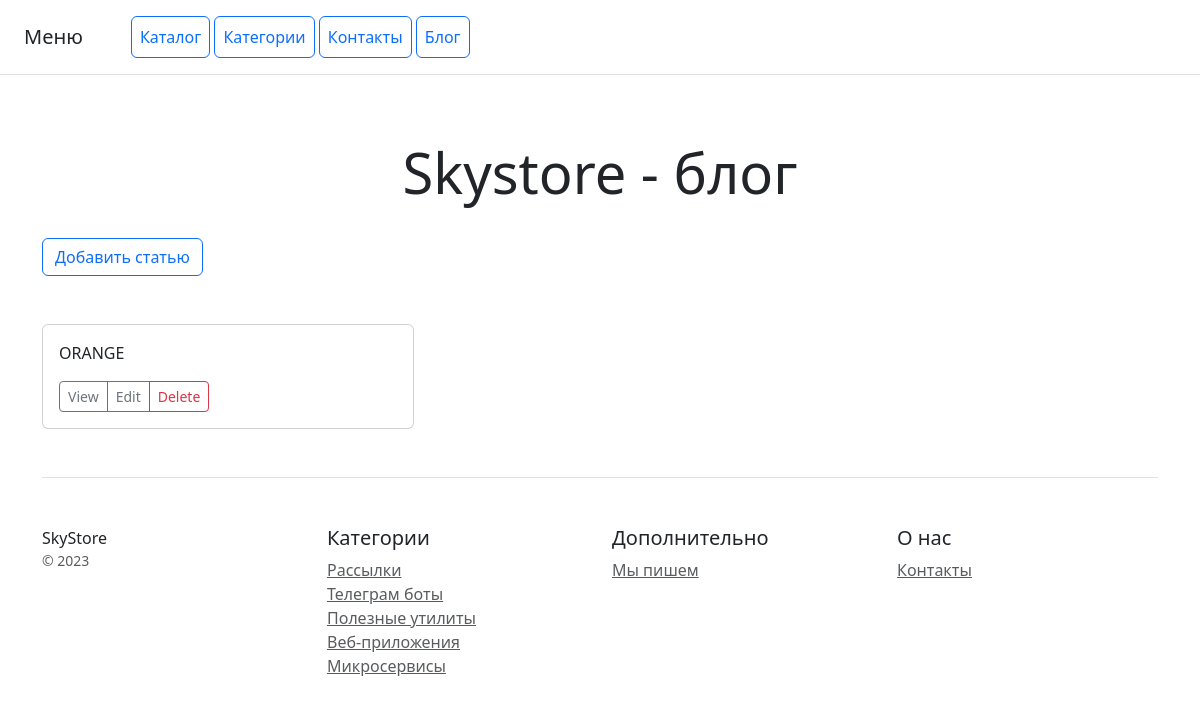
/blog/, run on an earlier commit of the app's database.
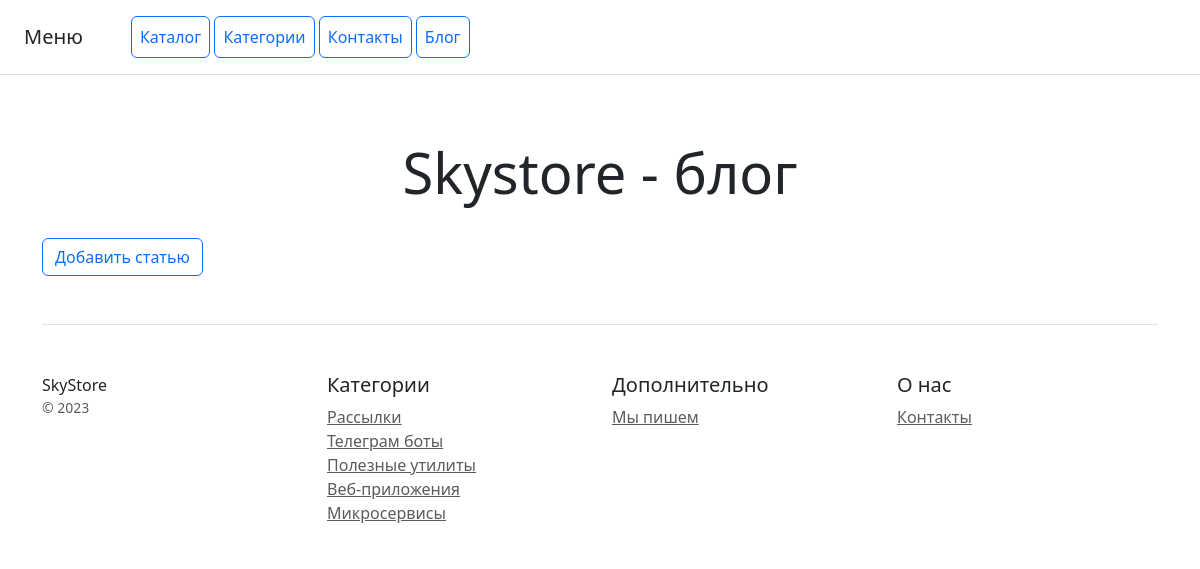
And on a later commit of the database.
### blog/models.py (models this page shows, shortened)
class Blog(models.Model):
    DoesNotExist = None
    object = None
    title = models.CharField(max_length=150, verbose_name='название')
    slug = models.CharField(max_length=150, verbose_name='slug', **NULLABLE)
    description = models.TextField(verbose_name='содержание')
    preview = models.ImageField(upload_to='blog/', verbose_name='изображение', **NULLABLE)
    creation_date = models.DateTimeField(verbose_name='дата создания')
    is_published = models.BooleanField(default=True, verbose_name='опубликовано')
    views_count = models.PositiveIntegerField(default=0, verbose_name='просмотры')
    class Meta:
        verbose_name = 'блог'
        verbose_name_plural = 'статьи'

### blog/views.py (the view)
# urls.py: path('', BlogListView.as_view(), name='list'),
class BlogListView(ListView):
    model = Blog
    template_name = 'blog/blog_list.html'  # правильный путь к шаблону
    def get_queryset(self, *args, **kwargs):
        queryset = super().get_queryset(*args, **kwargs)
        queryset = queryset.filter(is_published=True)
        return queryset

### catalog/context_processors.py (called while the page is built)
def active_version(request):
    active_versions = {}
    products = Product.objects.all()  # Предположим, что у вас есть модель Product
    for product in products:
        active_version = product.version_set.filter(is_active=True).first()
        if active_version:
            active_versions[product.id] = active_version.version_name
    return {'active_versions': active_versions}

### blog/templates/blog/blog_list.html
{% extends 'catalog/base.html' %}
{% block content %}
<div class="pricing-header px-3 py-3 pt-md-5 pb-md-4 mx-auto text-center">
    <h1 class="display-4">Skystore - блог</h1>
</div>
<div class="col-12 mb-5">
    <a class="btn btn-outline-primary" href="{% url 'blog:create' %}">Добавить статью</a>
</div>
    {% for object in object_list %}
    <div class="col-md-4">
        <div class="card mb-4 box-shadow">
            <div class="card-body">
                <p class="card-text">
                    {{ object.title }}
                </p>
                <div class="d-flex justify-content-between align-items-center">
                    <div class="btn-group">
                        <a href="{% url 'blog:view' object.pk %}"
                           class="btn btn-sm btn-outline-secondary">View</a>
                        <a href="{% url 'blog:edit' object.pk %}"
                           class="btn btn-sm btn-outline-secondary">Edit</a>
                        <a href="{% url 'blog:delete' object.pk %}"
                           class="btn btn-sm btn-outline-danger">Delete</a>
                    </div>
                </div>
            </div>
        </div>
    </div>
    {% endfor %}
{% endblock %}

What changed in the data, as far as the page shows it:
removed Blog: title "ORANGE"
